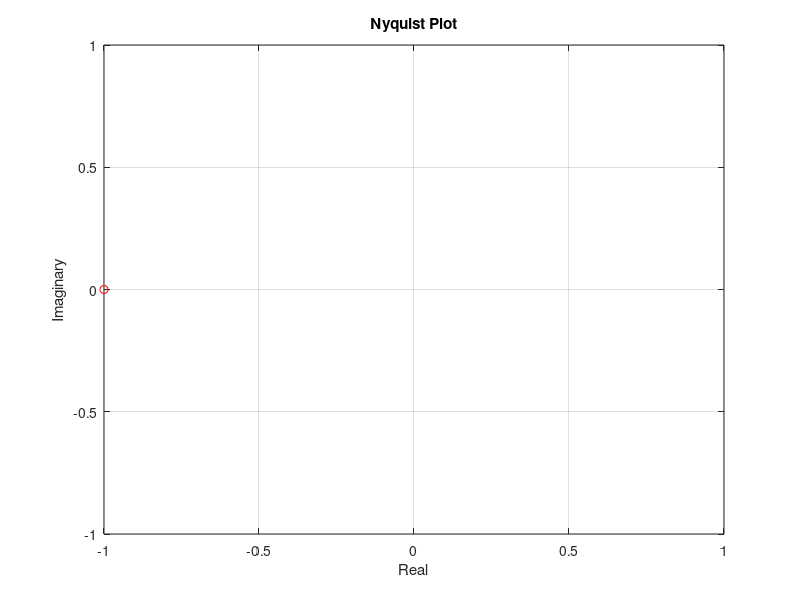

Write MATLAB code to recreate this figure.
num = input('Enter num coeffs: ');
denom = input('Enter denom coeffs: ');

G = tf(num, denom);

omega = logspace(-2, 2, 1000);
[mag, phase] = bode(G, omega);  
mag = squeeze(mag);
phase = squeeze(phase);

real_G = mag .* cosd(phase);
imag_G = mag .* sind(phase);

figure;
plot(real_G, imag_G, 'b', 'LineWidth', 2);
hold on;
plot(real_G, -imag_G, 'b', 'LineWidth', 2);
plot(-1, 0, 'ro');
xlabel('Real');
ylabel('Imaginary');
title('Nyquist Plot');
grid on;

if any(real_G < -1 & imag_G == 0)
    disp('System is unstable.');
else
    disp('System is stable.');
end

